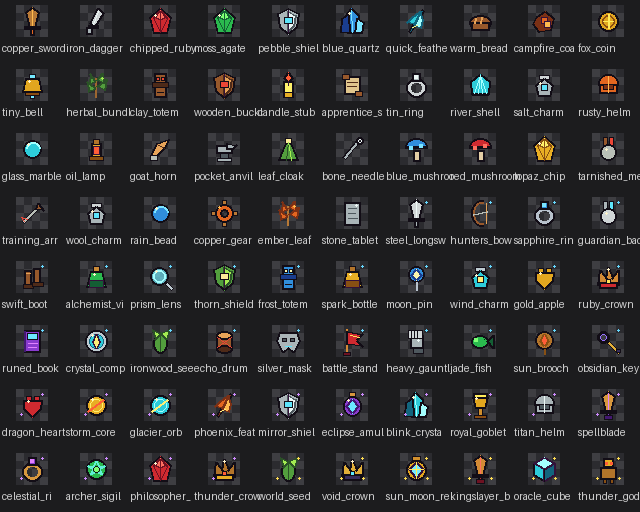
#> input picture dev_tools/collectible_expansion_audit.png, 640 x 512 px
$ python process_rogue_route_icon.py collectible_expansion_audit.png out.png
#> lines starting #> are read from the running program, lines starting #| are printed output that depends on the picture
#!/usr/bin/env python3
"""把原生透明生成图收口为低像素、有限色板的路线图图标。"""

from __future__ import annotations

import argparse
import math
from pathlib import Path

from PIL import Image


def _nearest_color(color: tuple[int, int, int], palette: list[tuple[int, int, int]]):
    return min(
        palette,
        key=lambda candidate: sum(
            (int(color[channel]) - int(candidate[channel])) ** 2
            for channel in range(3)
        ),
    )


def process_icon(
    source_path: Path,
    output_path: Path,
    canvas_size: int,
    subject_size: int,
    color_count: int,
    alpha_threshold: int,
    sampling: str,
    reduced_alpha_threshold: int,
    reserved_colors: list[tuple[int, int, int]],
) -> None:
    source = Image.open(source_path).convert("RGBA")
    normalized = Image.new("RGBA", source.size, (0, 0, 0, 0))
    normalized_pixels = []
    for red, green, blue, alpha in source.getdata():
        if alpha <= alpha_threshold:
            normalized_pixels.append((0, 0, 0, 0))
        else:
            normalized_pixels.append((red, green, blue, 255))
    normalized.putdata(normalized_pixels)

    bbox = normalized.getchannel("A").getbbox()
    if bbox is None:
        raise ValueError(f"图标没有可见主体：{source_path}")
    subject_width = bbox[2] - bbox[0]
    subject_height = bbox[3] - bbox[1]
    square_side = max(
        max(subject_width, subject_height),
        int(math.ceil(max(subject_width, subject_height) * canvas_size / subject_size)),
    )
    center_x = (bbox[0] + bbox[2]) * 0.5
    center_y = (bbox[1] + bbox[3]) * 0.5
    left = int(round(center_x - square_side * 0.5))
    top = int(round(center_y - square_side * 0.5))

    square = Image.new("RGBA", (square_side, square_side), (0, 0, 0, 0))
    source_left = max(left, 0)
    source_top = max(top, 0)
    source_right = min(left + square_side, normalized.width)
    source_bottom = min(top + square_side, normalized.height)
    crop = normalized.crop((source_left, source_top, source_right, source_bottom))
    square.alpha_composite(crop, (source_left - left, source_top - top))
    resampling = (
        Image.Resampling.NEAREST
        if sampling == "nearest"
        else Image.Resampling.BOX
    )
    reduced = square.resize((canvas_size, canvas_size), resampling)

    visible_colors = [
        pixel[:3]
        for pixel in reduced.getdata()
        if pixel[3] >= reduced_alpha_threshold
    ]
    if not visible_colors:
        raise ValueError(f"缩小后图标没有可见像素：{source_path}")
    strip = Image.new("RGB", (len(visible_colors), 1))
    strip.putdata(visible_colors)
    quantized_strip = strip.quantize(
        colors=max(2, color_count - len(reserved_colors)),
        method=Image.Quantize.MEDIANCUT,
        dither=Image.Dither.NONE,
    ).convert("RGB")
    palette = sorted(set(quantized_strip.getdata()).union(reserved_colors))

    final = Image.new("RGBA", reduced.size, (0, 0, 0, 0))
    final_pixels = []
    color_cache: dict[tuple[int, int, int], tuple[int, int, int]] = {}
    for red, green, blue, alpha in reduced.getdata():
        if alpha < reduced_alpha_threshold:
            final_pixels.append((0, 0, 0, 0))
            continue
        source_color = (red, green, blue)
        mapped = color_cache.get(source_color)
        if mapped is None:
            mapped = _nearest_color(source_color, palette)
            color_cache[source_color] = mapped
        final_pixels.append((*mapped, 255))
    final.putdata(final_pixels)

    output_path.parent.mkdir(parents=True, exist_ok=True)
    final.save(output_path)
    visible_count = sum(pixel[3] > 0 for pixel in final.getdata())
    print(
        f"{source_path.name} -> {output_path} | "
        f"{canvas_size}x{canvas_size}, 主体目标 {subject_size}, "
        f"可见像素 {visible_count}, 色数 {len(palette)}"
    )


def main() -> None:
    parser = argparse.ArgumentParser(description=__doc__)
    parser.add_argument("input_path", type=Path)
    parser.add_argument("output_path", type=Path)
    parser.add_argument("--canvas-size", type=int, default=16)
    parser.add_argument("--subject-size", type=int, default=12)
    parser.add_argument("--colors", type=int, default=6)
    parser.add_argument("--alpha-threshold", type=int, default=24)
    parser.add_argument(
        "--sampling",
        choices=("box", "nearest"),
        default="box",
        help="生成图通常存在近似网格，box 可避免一像素符号被最近邻漏采样。",
    )
    parser.add_argument("--reduced-alpha-threshold", type=int, default=96)
    parser.add_argument(
        "--reserve-color",
        action="append",
        default=[],
        help="强制色板保留的 #RRGGBB 强调色，可重复提供。",
    )
    args = parser.parse_args()
    if not args.input_path.is_file():
        parser.error(f"输入不存在：{args.input_path}")
    if not (1 <= args.subject_size <= args.canvas_size):
        parser.error("subject-size 必须位于 1 到 canvas-size")
    reserved_colors = []
    for value in args.reserve_color:
        normalized = value.removeprefix("#")
        if len(normalized) != 6:
            parser.error(f"reserve-color 必须是 #RRGGBB：{value}")
        try:
            reserved_colors.append(
                tuple(int(normalized[index:index + 2], 16) for index in (0, 2, 4))
            )
        except ValueError:
            parser.error(f"reserve-color 必须是十六进制颜色：{value}")
    process_icon(
        args.input_path,
        args.output_path,
        args.canvas_size,
        args.subject_size,
        args.colors,
        args.alpha_threshold,
        args.sampling,
        max(0, min(args.reduced_alpha_threshold, 255)),
        reserved_colors,
    )
#> in process_icon, source is the input picture: PIL image 640x512 RGBA; mean R, G, B, A 43, 42.6, 43.7, 255
#> in process_icon, `normalized = Image.new("RGBA", source.size, (0, 0, 0, 0))`: normalized: PIL image 640x512 RGBA; every value is 0
#> after the loop in process_icon, `for red, green, blue, alpha in source.getdata():`: normalized_pixels = 327680 items
#> in process_icon, `bbox = normalized.getchannel("A").getbbox()`: bbox = (0, 0, 640, 512)
#> in process_icon, `subject_width = bbox[2] - bbox[0]`: subject_width = 640
#> in process_icon, `subject_height = bbox[3] - bbox[1]`: subject_height = 512
#> in process_icon, `square_side = max( max(subject_width, subject_height), int(math.ceil(m..`: square_side = 854
#> in process_icon, `center_x = (bbox[0] + bbox[2]) * 0.5`: center_x = 320
#> in process_icon, `center_y = (bbox[1] + bbox[3]) * 0.5`: center_y = 256
#> in process_icon, `left = int(round(center_x - square_side * 0.5))`: left = -107
#> in process_icon, `top = int(round(center_y - square_side * 0.5))`: top = -171
#> in process_icon, `square = Image.new("RGBA", (square_side, square_side), (0, 0, 0, 0))`: square: PIL image 854x854 RGBA; every value is 0
#> in process_icon, `source_left = max(left, 0)`: source_left = 0
#> in process_icon, `source_right = min(left + square_side, normalized.width)`: source_right = 640
#> in process_icon, `source_bottom = min(top + square_side, normalized.height)`: source_bottom = 512
#> in process_icon, `square.alpha_composite(crop, (source_left - left, source_top - top))`:
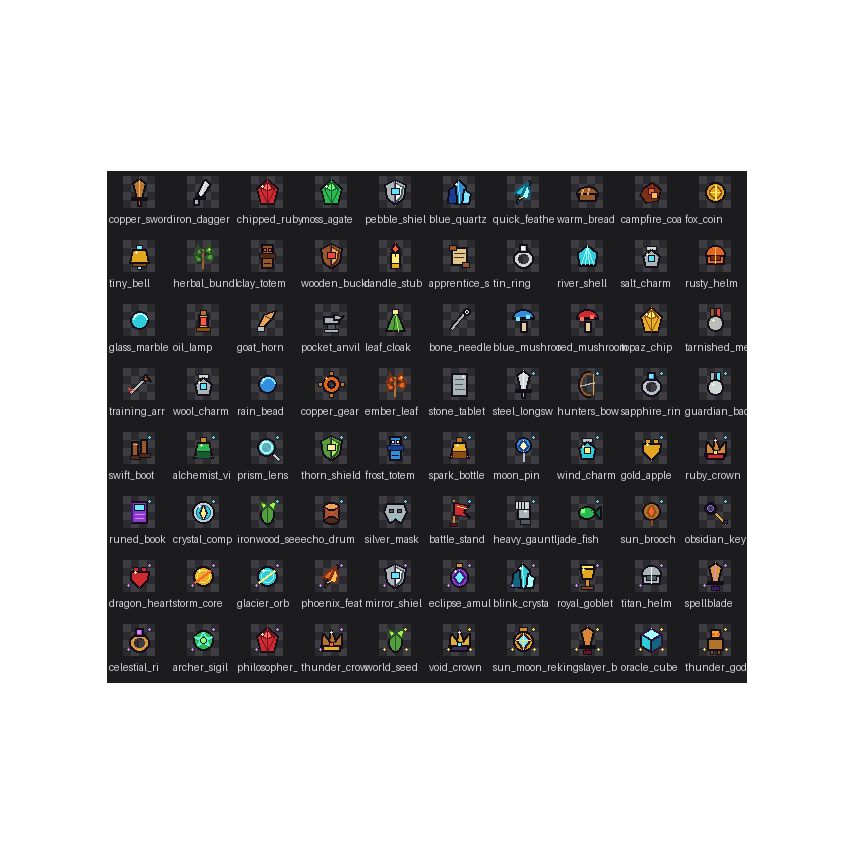
#> square: PIL image 854x854 RGBA; mean R, G, B, A 19.3, 19.1, 19.6, 114.6; transparent parts drawn white
#> in process_icon, `reduced = square.resize((canvas_size, canvas_size), resampling)`:
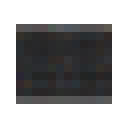
#> reduced: PIL image 16x16 RGBA (shown 8 times larger); mean R, G, B, A 20.1, 19.9, 20.4, 114.6; transparent parts drawn white
#> in process_icon, `visible_colors = [ pixel[:3] for pixel in reduced.getdata() if pixel[3..`: visible_colors = 120 items, first 6: (43, 40, 38), (40, 40, 42), (42, 33, 36), (42, 32, 36), (33, 48, 40), (47, 50, 54)
#> in process_icon, `palette = sorted(set(quantized_strip.getdata()).union(reserved_colors))`: palette = [(38, 38, 39), (41, 43, 44), (41, 46, 47), (43, 39, 41), (46, 43, 43), (48, 48, 48)]
#> in process_icon, `final = Image.new("RGBA", reduced.size, (0, 0, 0, 0))`: final: PIL image 16x16 RGBA; every value is 0
#> the loop in process_icon, `for red, green, blue, alpha in reduced.getdata():` made 256 passes
#> (red, green, blue, alpha) on passes 51 to 60: (43, 40, 38, 203), (40, 40, 42, 203), (42, 33, 36, 203), (42, 32, 36, 203), (33, 48, 40, 203), (47, 50, 54, 203), (37, 45, 55, 203), (36, 43, 47, 203), (37, 35, 36, 203), (37, 35, 36, 203)
#> after the loop in process_icon, `for red, green, blue, alpha in reduced.getdata():`: color_cache = 109 items; final_pixels = 256 items, first 6: (0, 0, 0, 0), (0, 0, 0, 0), (0, 0, 0, 0), (0, 0, 0, 0), (0, 0, 0, 0), (0, 0, 0, 0)
#> in process_icon, `final.putdata(final_pixels)`:
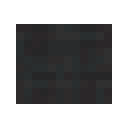
#> final: PIL image 16x16 RGBA (shown 8 times larger); mean R, G, B, A 20, 20, 20.4, 119.5; transparent parts drawn white
#> in process_icon, `visible_count = sum(pixel[3] > 0 for pixel in final.getdata())`: visible_count = 120
#| collectible_expansion_audit.png -> out.png | 16x16, 主体目标 12, 可见像素 120, 色数 6


if __name__ == "__main__":
    main()
